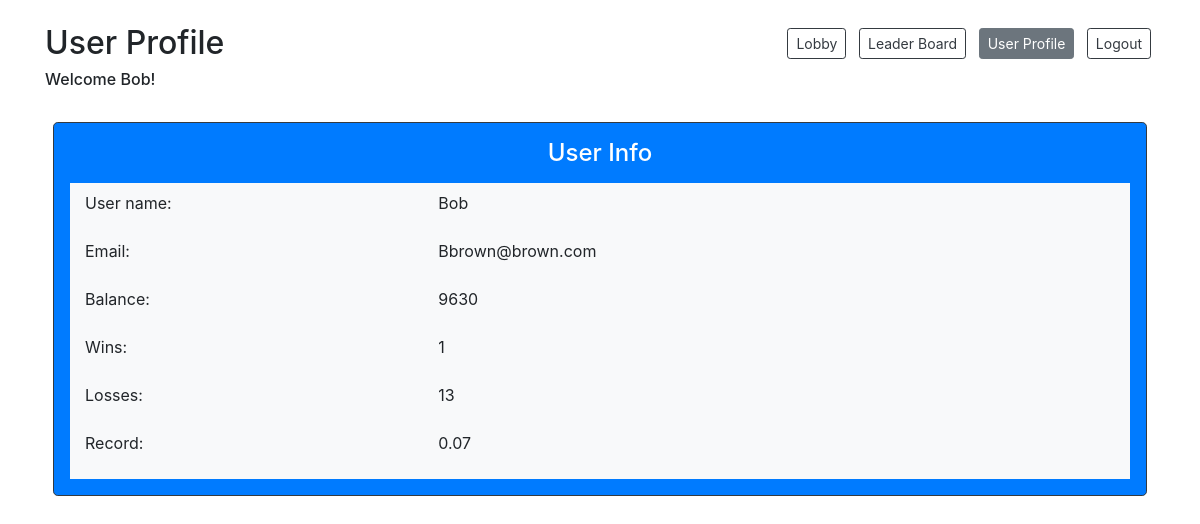
The app's page /user-profile (signed in) with its own data.
### models.py (models this page shows)
class User(db.Model):
    __tablename__ = "users"
    id = db.Column(db.Integer, primary_key=True)
    user_name = db.Column(db.String(255))
    email = db.Column(db.String(255))
    password = db.Column(db.String(255))
    balance = db.Column(db.Integer)
    photo = db.Column(db.BLOB)
    current_game_id = db.Column(db.Integer, db.ForeignKey("games.id"),
                                nullable=True)  # is null if not currently in a game
    current_game = db.relationship("Game", foreign_keys=[current_game_id], backref="game_users")
    created_at = db.Column(db.DateTime, server_default=func.now())
    updated_at = db.Column(db.DateTime, server_default=func.now(), onupdate=func.now())

### controller.py (the view)
def user_profile():
    if 'user_id' in session:
        user = getUser(session['user_id'])
        if user:
            user_info = getUserProfile(user)
            return render_template('user-profile.html', user=user_info)
    return redirect('/login-registration')

### utilities.py (called while the page is built)
def getUser(user_id):
    user = User.query.get(user_id)
    return user

def getUserProfile(user):
    info = {'user_name': user.user_name,
            'email': user.email,
            'balance': user.balance}
    result = Player.query.join(User).with_entities(func.count(Player.result).label('wins')) \
        .filter(Player.result == 2, Player.player_id == user.id).first()
    if result:
        info['wins'] = result.wins
    else:
        info['wins'] = 0
    result = Player.query.join(User).with_entities(func.count(Player.result).label('losses')) \
        .filter(Player.result == 3, User.id == user.id).group_by(User.id).first()
    if result:
        info['losses'] = result.losses
    else:
        info['losses'] = 0
    return info

### templates/user-profile.html (shortened to what this page needs)
<!DOCTYPE html>
<html lang="en">
<head>
    <link href="https://stackpath.bootstrapcdn.com/bootstrap/4.4.1/css/bootstrap.min.css" rel="stylesheet">
</head>
<body>
    <div class="container bg-white">
        <div class="row justify-content-between mt-4 mb-2">
            <div class="col-auto">
                <h2>User Profile</h2>
                <h6>Welcome {{user.user_name}}!</h6>
            </div>
            <div class="col-auto">
                <a href="/lobby" class="col-auto btn btn-outline-dark btn-sm mx-1 mt-1 mb-3">Lobby</a>
                <a href="/leaderboard" class="col-auto btn btn-outline-dark btn-sm mx-1 mt-1 mb-3">Leader Board</a>
                <a href="#" class="inactive col-auto btn btn-secondary btn-sm mx-1 mt-1 mb-3">User Profile</a>
                <a href="/logout-action" class="col-auto btn btn-outline-dark btn-sm mx-1 mt-1 mb-3">Logout</a>
            </div>
        </div>
        <div class="row bg-primary border border-dark rounded-lg p-3 mt-4 mx-2">
            <div class="col-12">
                <h4 class="pb-2 pt-0 text-center text-white">User Info</h4>
            </div>
            <div class="col-12 bg-light">
                <div class="row mb-2 mt-2 align-items-left">
                    <p class="col-3">User name: </p>
                    <div class="col-1"></div>
                    <p class="col-3">{{user.user_name}}</p>
                </div>
                <div class="row mb-2 align-items-left">
                    <p class="col-3">Email: </p>
                    <div class="col-1"></div>
                    <p class="col-3">{{user.email}}</p>
                </div>
                <div class="row mb-2 align-items-left">
                    <p class="col-3">Balance: </p>
                    <div class="col-1"></div>
                    <p class="col-3">{{user.balance}}</p>
                </div>
                <div class="row mb-2 align-items-left">
                    <p class="col-3">Wins: </p>
                    <div class="col-1"></div>
                    <p class="col-3">{{user.wins}}</p>
                </div>
                <div class="row mb-2 align-items-left">
                    <p class="col-3">Losses: </p>
                    <div class="col-1"></div>
                    <p class="col-3">{{user.losses}}</p>
                </div>
                <div class="row mb-2 align-items-left">
                    <p class="col-3">Record: </p>
                    <div class="col-1"></div>
                    {% if user.wins or user.losses %}
                    <p class="col-3">{{'%0.2f'| format(user.wins/(user.wins+user.losses))}}</p>
                    {% endif %}
                </div>
            </div>
        </div>
    </div>
</body>
</html>

### records on screen
User: user_name "Bob", email "Bbrown@brown.com", balance "9630"

### other values on screen
{{ user.wins }} "1"
{{ user.losses }} "13"
{{ '%0.2f'| format(user.wins/(user.wins+user.losses)) }} "0.07"
